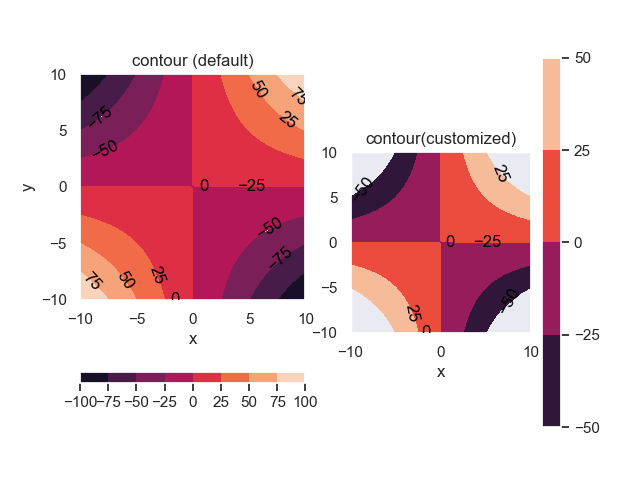

Write Python code to recreate this figure.
#---------------------------------------
#    CH_12_7_1_EX_2_Pyplot_Contourf.py
#---------------------------------------
import numpy as np
import matplotlib.pyplot as plt
#
x = np.linspace(-10., 10., 101)
y = np.linspace(-10., 10., 101)
X, Y = np.meshgrid(x, y)
#
Z = X*Y
#----- 繪製填滿等高線圖 (使用預設參數)
plt.subplot(1,2,1)
c1 = plt.contourf(x, y, Z)
plt.colorbar(c1, orientation = 'horizontal')
plt.clabel(c1, colors = 'black')
plt.xlabel('x')
plt.ylabel('y')
plt.axis('square')
plt.title('contour (default)')
#----- 繪製填滿等高線圖 (使用自訂參數)
plt.subplot(1,2,2)
values = [-50, -25., 0., 25., 50]
c2 = plt.contourf(x, y, Z, values, linewidths = 3, linestyles = 'dashed')
plt.colorbar(c2, orientation = 'vertical')
plt.clabel(c2, colors = 'black')
plt.xlabel('x')
plt.axis('square')
plt.title('contour(customized)')
#
plt.savefig('CH_12_7_1_EX_2_Pyplot_Contourf.png')
plt.show()








































































	


